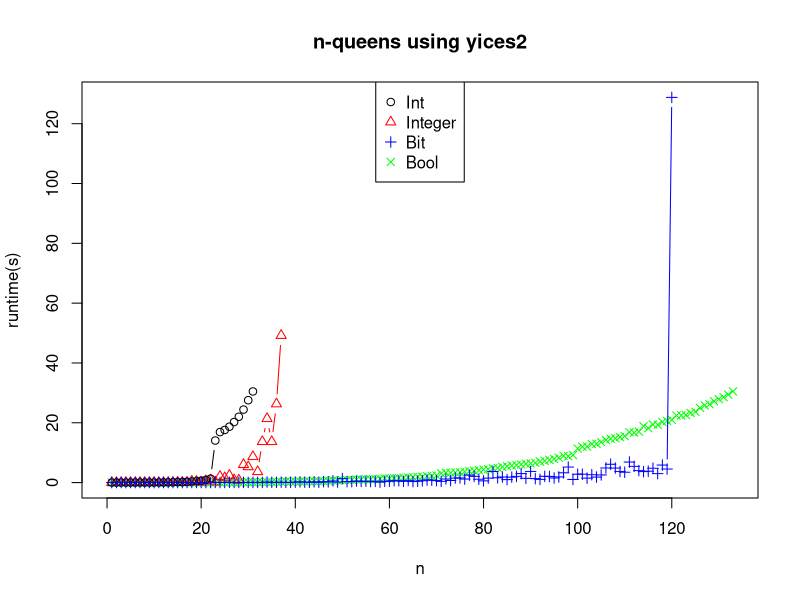

Write the R code that produced this figure.

pdf(file="y2.pdf")
y2data <- read.table("y2.data", header=TRUE);
y2style <- read.table("style.data");

plot(c(),
     xlim=c(0,length(row.names(y2data))), ylim=c(0,max(y2data, na.rm=TRUE)),
     xlab="n", ylab="runtime(s)", main="n-queens using yices2")
points(y2data$Bool, pch=y2style["Bool", "PCH"], col=y2style["Bool", "COL"], type="b")
points(y2data$Integer, pch=y2style["Integer", "PCH"], col=y2style["Integer", "COL"], type="b")
points(y2data$Int, pch=y2style["Int", "PCH"], col=y2style["Int", "COL"], type="b")
points(y2data$Bit, pch=y2style["Bit", "PCH"], col=y2style["Bit", "COL"], type="b")
legend("top", row.names(y2style), pch=y2style$PCH, col=y2style$COL)

